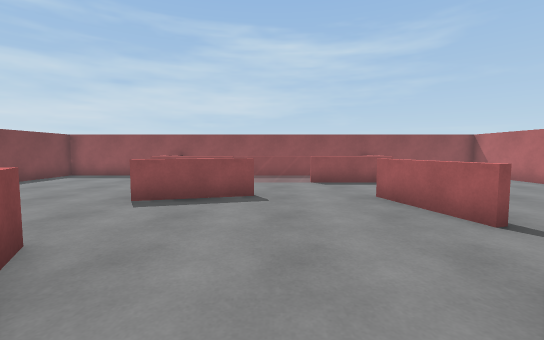
View 1 (above)

15 first-person views from a walk through a scene from a Unity 3-D project. The camera is 1.2 m above the floor, tilts 4° down and sees 90° across. The floor is counted in squares, 1 m on a side. Each view is taken from the middle of a square. On the plan, view 1 faces up. The plan holds only what a view shows up to about 13 squares ahead; the rest is blank.

View 2
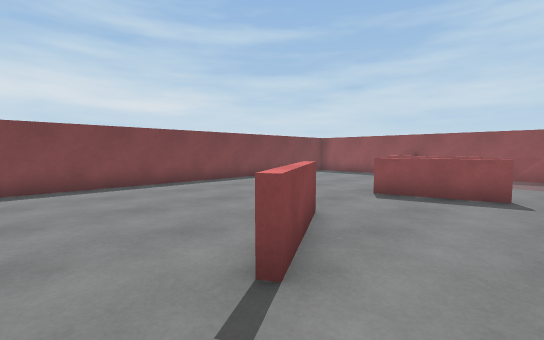

View 3
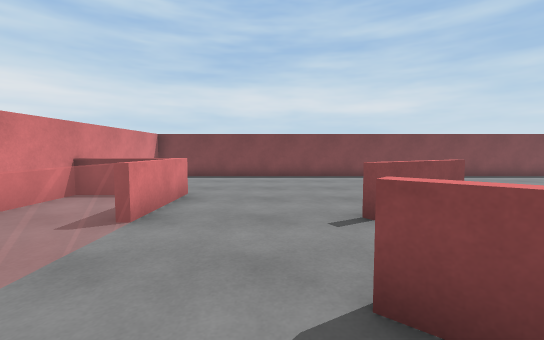

View 4
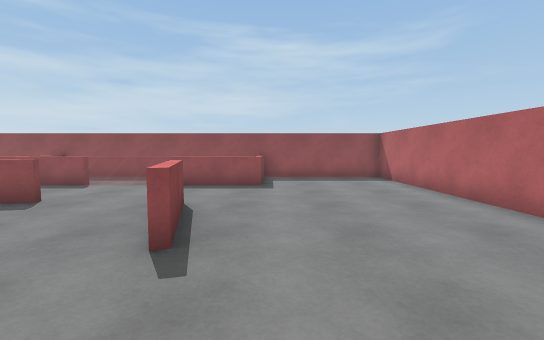

View 5
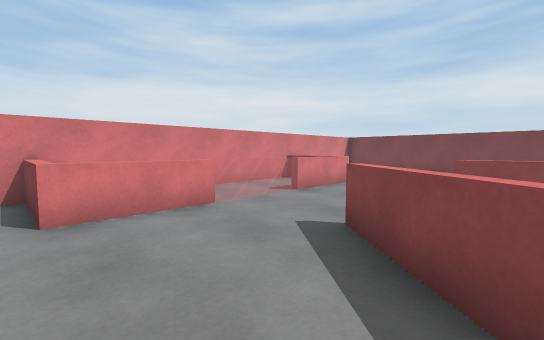

View 6
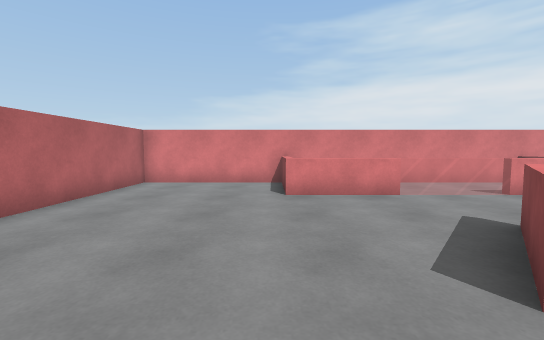

View 7
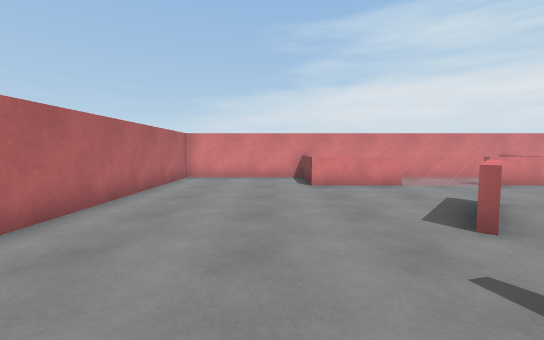

View 8
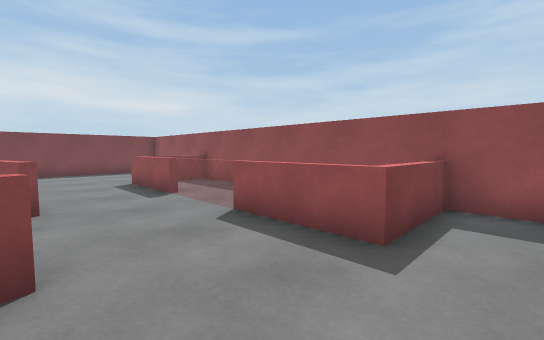

View 9
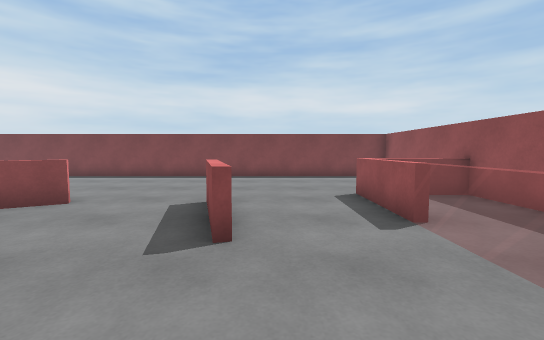

View 10
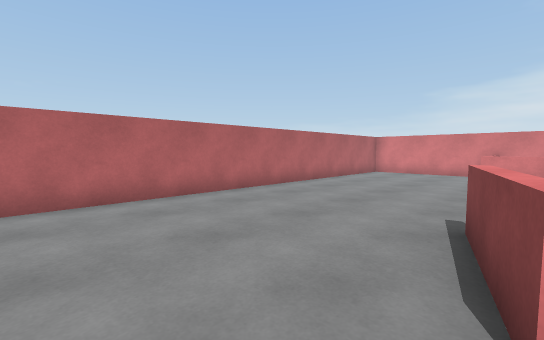

View 11
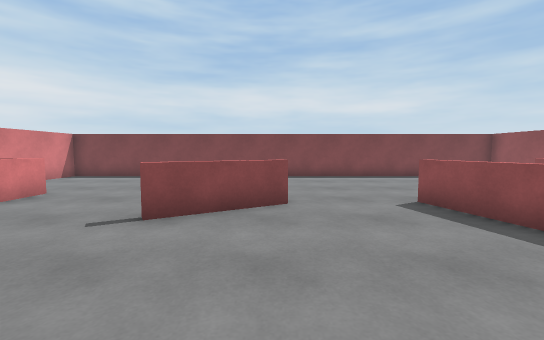

View 12
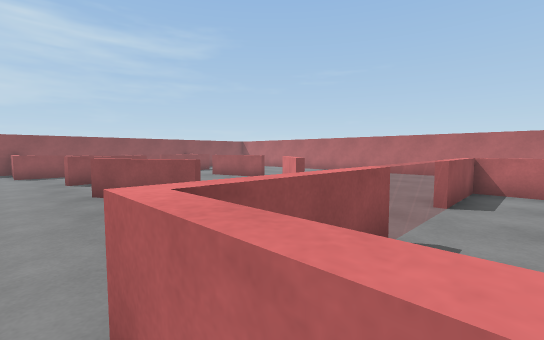

View 13
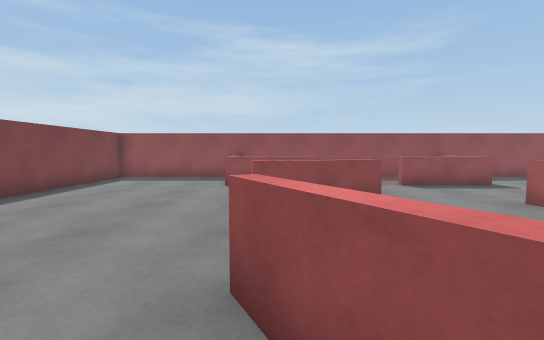

View 14
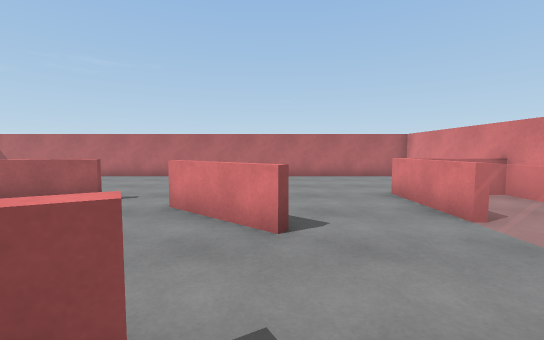

View 15
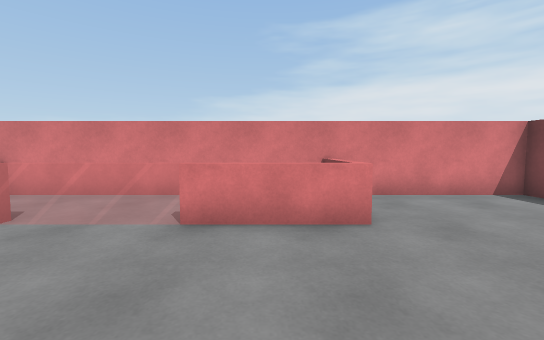

### Floor plan
Points are (right, up) in squares from view 1. A wall is a line through its corners. A room is listed if a view was taken in it or the views show most of it. See-through windows are left out.
Room 1 (views 1, 2, 3, 4, 5, 6, 7, 8, 9, 10, 11, 12, 13, 14, 15)
walls: (-4, 13.4) (-9.9, 13.4) (-9.9, -6.4) (9.9, -6.4) (9.9, 13.4) (4.5, 13.4)
low walls: (-3.1, 3.4) (-1.6, 0.7); (-0.4, 7.2) (-3.4, 6.4); (3.5, 4.2) (2.7, 7.2); (3, 2.1) (1, -0.3); (-1.8, 0.5) (-3.4, 3.2); (0.8, -0.2) (2.8, 2.2); (3, 7.3) (3.8, 4.2); (-1.4, 10.4) (-4.6, 10.4); (1.5, -3.4) (4.6, -3.4) (4.6, -6.4); (-1.5, -3.6) (-4.4, -3.6) (-4.4, -6.4); (-4.6, -5) (-4.6, -3.4) (-1.5, -3.4); (4.6, 13.4) (4.6, 10.4) (1.5, 10.4); (4.4, -6.5) (4.4, -3.6) (1.5, -3.6)
Room 2 (no view inside)
walls: (4.5, 13.4) (-4, 13.4)
low walls: (-4.4, 13.5) (-4.4, 11)

Positions as (right, up) in squares from view 1, and headings:
1: (0, 0), facing up
2: (0, -1), facing up-left
3: (3, -1), facing left
4: (5, 1), facing up
5: (5, 2), facing down-left
6: (5, 4), facing down
7: (6, 6), facing down
8: (6, 7), facing up-left
9: (3, 8), facing left
10: (3, 9), facing down-right
11: (3, 3), facing left
12: (-5, -5), facing up-right
13: (-3, 1), facing up
14: (-3, 0), facing right
15: (-3, 1), facing down
